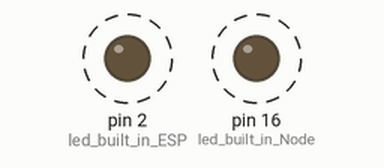
Simulated run of this sketch. Board: Arduino Uno, built with avr-gcc and run on an emulated ATmega328P. Parts: output pins drawn as LEDs (lit = HIGH). Dashed ring = blinking. What the sketch prints to the serial monitor is not drawn.

Above: at 0.5 s.
Timing chart, 0 to 4.6 s (numbered marks = the images above):
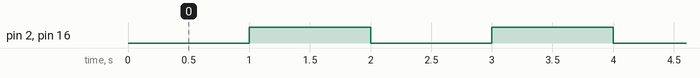

Measured:
- by itself, pin 2 (led_built_in_ESP), pin 16 (led_built_in_Node): alternates HIGH for 1.0 s and LOW for 1.0 s

The sketch:

Blink.ino
```cpp
#define led_built_in_ESP 2
#define led_built_in_Node 16

// the setup function runs once when you press reset or power the board
void setup() {
  // initialize digital pin LED_BUILTIN as an output.
  Serial.begin(115200);
  pinMode(led_built_in_ESP, OUTPUT);
  pinMode(led_built_in_Node, OUTPUT);
}

// the loop function runs over and over again forever
void loop() {
  digitalWrite(led_built_in_ESP, LOW); // Led is active at LOW
  digitalWrite(led_built_in_Node, LOW); // Led is active at LOW
  Serial.println("LED is on");
  delay(1000);
  digitalWrite(led_built_in_ESP, HIGH);
  digitalWrite(led_built_in_Node, HIGH);
  Serial.println("LED is off");
  delay(1000);
}
```
